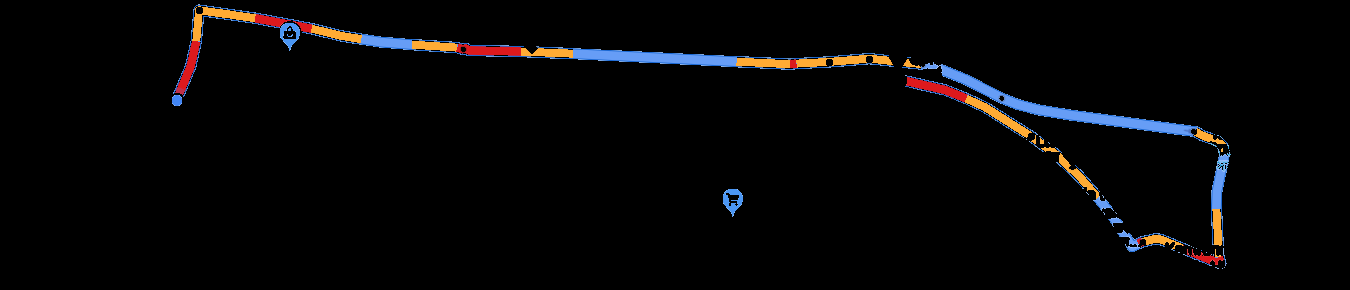
#> input picture python code/messi.png, 1350 x 290 px
$ python Hough.py
#> lines starting #> are read from the running program, lines starting #| are printed output that depends on the picture; after the words box and inside, x2 and y2 are one past the last pixel; in counts of white or black regions, pixels touching at a corner belong together
#import numpy as np
#import cv2
#
#   # Read the main image
#
#inputImage = cv2.imread("messi.png")
#
#   # Convert it to grayscale
#
#inputImageGray = cv2.cvtColor(inputImage, cv2.COLOR_BGR2GRAY)
#
#   # Line Detection
#
#edges = cv2.Canny(inputImageGray,100,200,apertureSize = 3)
#
#minLineLength = 500
#maxLineGap = 5
#
#lines = cv2.HoughLinesP(edges,1,np.pi/180,90,minLineLength,maxLineGap)
#
#for x in range(0, len(lines)):
#    for x1,y1,x2,y2 in lines[x]:
#        cv2.line(inputImage,(x1,y1),(x2,y2),(0,128,0),2)
#
##cv2.putText(inputImage,"Tracks Detected", (500,250), font, 0.5, 255)
#
#   # Show result
#
#cv2.imwrite('messi_result.png',inputImage)
##cv2.imshow("Trolley_Problem_Result", inputImage)
#
#


import numpy as np
import cv2

inputImage = cv2.imread("messi.png")
#> inputImage is the input picture: shape (290, 1350, 3); mean B, G, R 6.2, 5.5, 6.2
inputImageGray = cv2.cvtColor(inputImage, cv2.COLOR_BGR2GRAY)
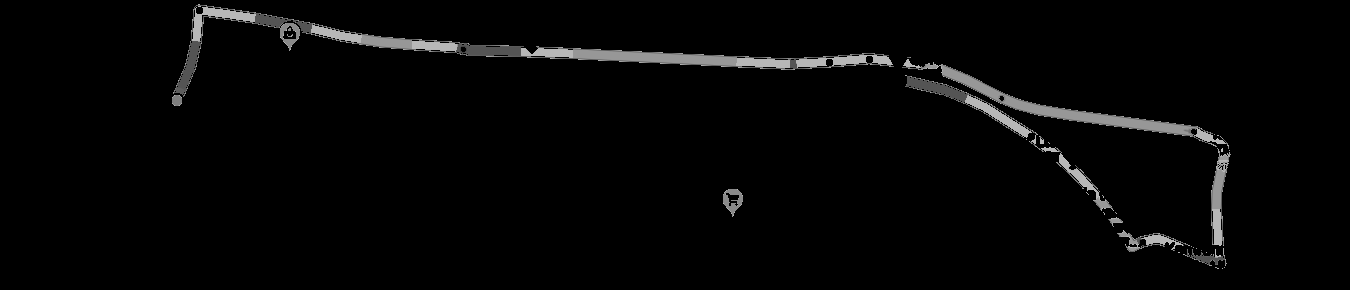
#> inputImageGray: shape (290, 1350); min 0, max 198, mean 5.8
edges = cv2.Canny(inputImageGray,150,200,apertureSize = 3)
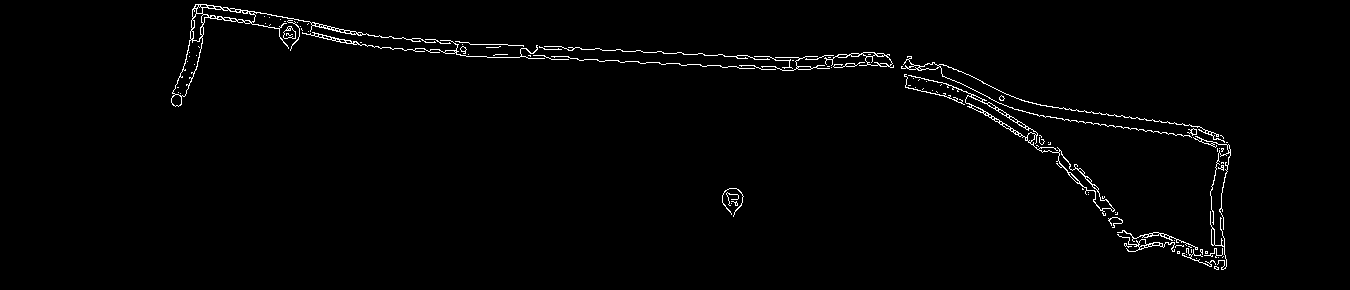
#> edges: shape (290, 1350); 1.5% white in thin lines or dots, all inside (x1, y1, x2, y2) = (171, 4, 1231, 270)
minLineLength = 30
maxLineGap = 5
lines = cv2.HoughLinesP(edges,cv2.HOUGH_PROBABILISTIC, np.pi/180, 30, minLineLength,maxLineGap)
#> lines = 182 rows, first 6: [1124, 127, 1129, 128], [491, 44, 507, 44], [521, 48, 526, 48], [551, 59, 568, 59], [340, 42, 353, 43], [663, 53, 676, 53]
for x in range(0, len(lines)):
    for x1,y1,x2,y2 in lines[x]:
        #cv2.line(inputImage,(x1,y1),(x2,y2),(0,128,0),2, cv2.LINE_AA)
        pts = np.array([[x1, y1 ], [x2 , y2]], np.int32)
        cv2.polylines(inputImage, [pts], True, (0,255,0))
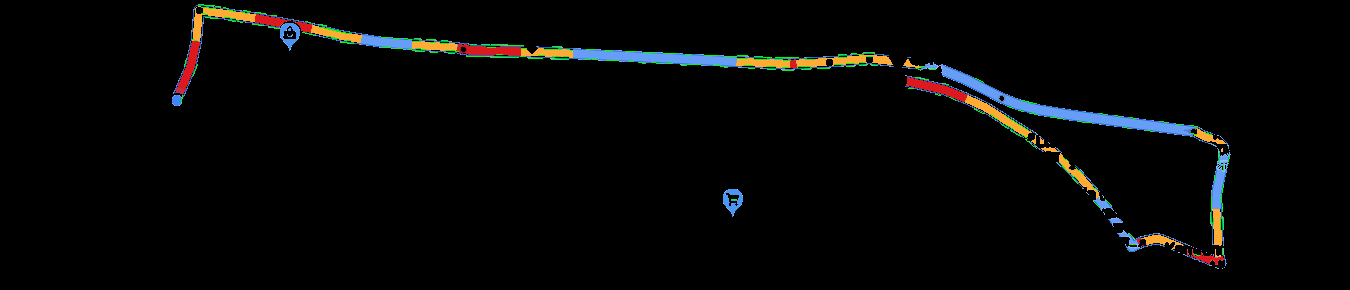
#> inputImage: shape (290, 1350, 3); 0.41% of pixels changed, all inside (x1, y1, x2, y2) = (181, 4, 1230, 256)

font = cv2.FONT_HERSHEY_SIMPLEX
#> font = 0
cv2.putText(inputImage,"Tracks Detected", (500, 250), font, 0.5, 255)
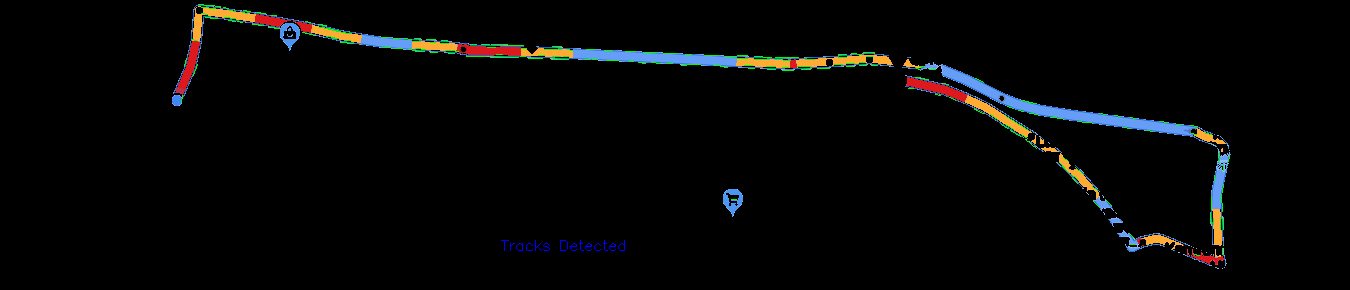
#> inputImage: shape (290, 1350, 3); 0.07% of pixels changed, all inside (x1, y1, x2, y2) = (501, 240, 625, 251)
cv2.imwrite('final.png',inputImage)
cv2.imshow("Trolley_Problem_Result", inputImage)
#cv2.imshow('edge', edges)
cv2.waitKey(0)
cv2.destroyAllWindows()

$ run again, with python code/sample.png copied over python code/messi.png
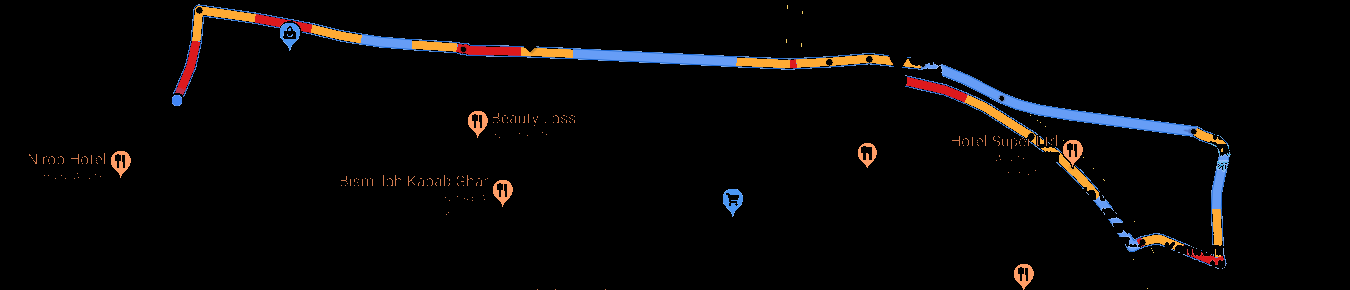
#> input picture python code/sample.png, 1350 x 290 px
#> inputImage is the input picture: shape (290, 1350, 3); mean B, G, R 6.8, 6.5, 7.7
#> `edges = cv2.Canny(inputImageGray,150,200,apertureSize = 3)`:
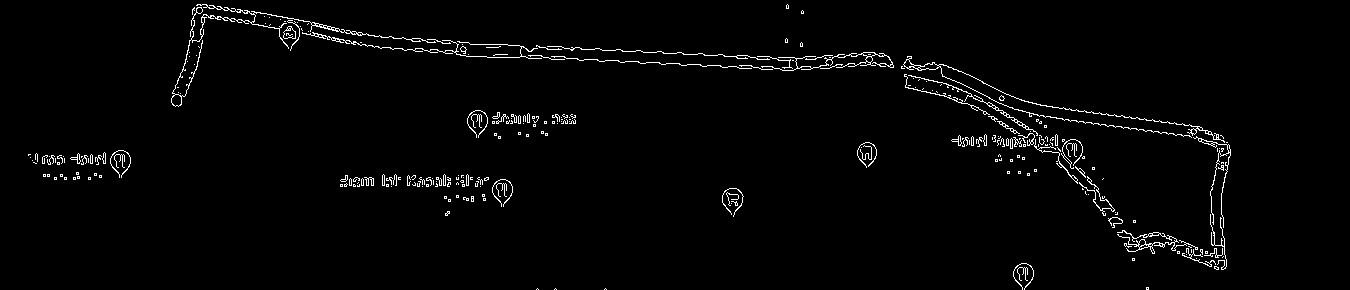
#> edges: shape (290, 1350); 2.1% white in thin lines or dots, all inside (x1, y1, x2, y2) = (28, 4, 1231, 290)
#> lines = 160 rows, first 6: [546, 48, 557, 49], [643, 52, 655, 52], [539, 47, 545, 47], [805, 59, 815, 59], [566, 58, 577, 58], [1184, 135, 1189, 135]
#> font = 0
#> `cv2.putText(inputImage,"Tracks Detected", (500, 250), font, 0.5, 255)`:
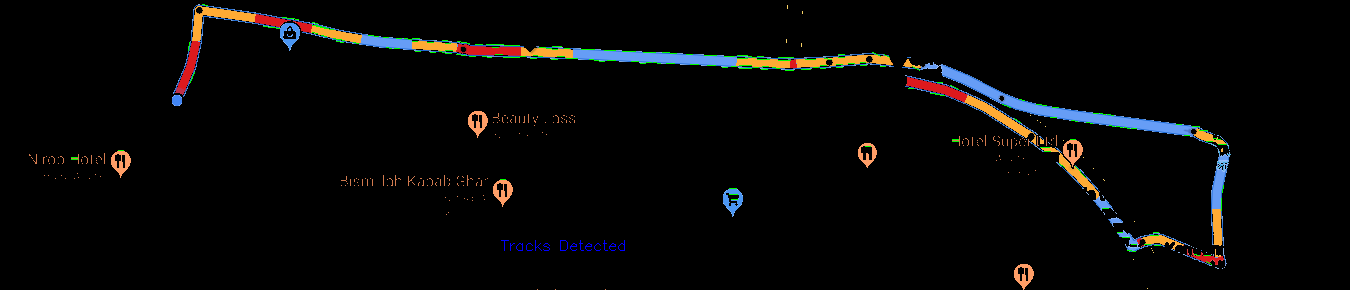
#> inputImage: shape (290, 1350, 3); mean B, G, R 6.7, 7.1, 7.5
